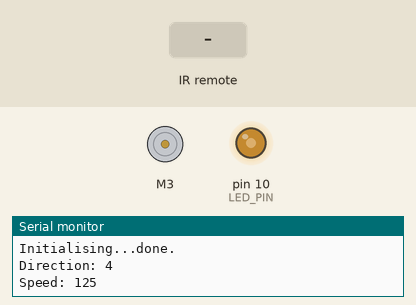
This sketch was run on a simulated Arduino Uno, built with avr-gcc and run on an emulated ATmega328P. On the bench: DC motor (green arrow = forward, orange = backward, longer = faster), output pins drawn as LEDs (lit = HIGH), the last lines printed to the serial monitor. Dashed ring = blinking. Inputs (shaded band) come from the test bench.

Above: at 1.4 s.
1.5 s: infrared code 0xC10 received
At 1.95 s:
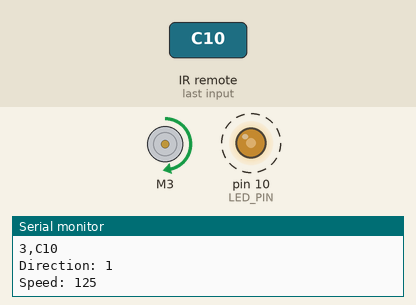
4.5 s: infrared code 0x810 received
At 4.95 s:
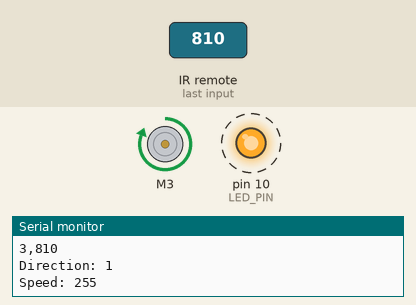
7.5 s: infrared code 0x410 received
At 7.8 s:
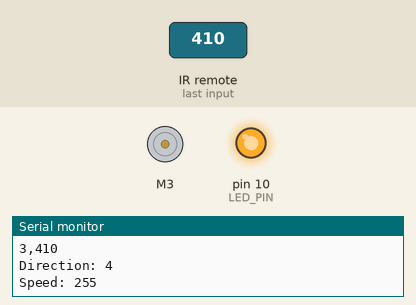
9.0 s: infrared code 0x210 received
At 9.46 s:
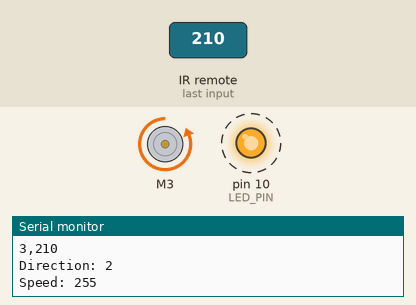
Timing chart, 0 to 13.0 s (numbered marks = the images above; inputs shaded):
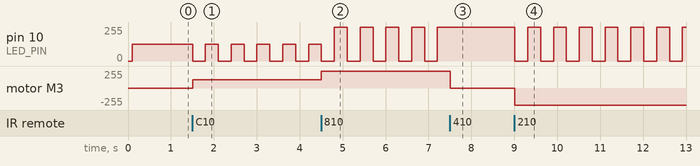

Measured:
- after the input at 1.5 s, pin 10 (LED_PIN): alternates 125/255 for 0.30 s and 0/255 for 0.30 s, starting at once; motor M3: stopped → forward 125/255 at once
- after the input at 4.5 s, motor M3: forward 125/255 → forward 255/255 at once
- after the input at 7.5 s, pin 10 (LED_PIN): stops changing and stays 255/255; motor M3: forward 255/255 → stopped at once
- after the input at 9.0 s, pin 10 (LED_PIN): alternates 255/255 for 0.30 s and 0/255 for 0.30 s, starting at once; motor M3: stopped → backward 255/255 at once

The sketch:

tank.ino
```cpp
/*
IR sensor

left A0
central 5V
right GROUND

LED (13) 10
 */

#include <IRremote.h>
#include <Adafruit_MotorShield.h>
#include <andsoft.h>

const int IR_PIN = A0;
const int LED_PIN = 10;

int speed = 125;
uint8_t direction = RELEASE;

IRrecv irrecv(IR_PIN);
decode_results results;

Adafruit_MotorShield AFMS = Adafruit_MotorShield();
Adafruit_DCMotor *motor = AFMS.getMotor(3);

AndSoft::LED led(LED_PIN, speed);

const unsigned long periods[] = {300, 300};

void execute()
{
  led.setHigh(speed);

  if (direction == RELEASE)
  {
    // fix light when not moving
    led.on();
  }
  else
  {
    // flashing light when moving
    led.flash(periods, 2, false);
  }

  motor->setSpeed(speed);
  motor->run(direction);

  Serial.print("Direction: ");
  Serial.println(direction);
  Serial.print("Speed: ");
  Serial.println(speed);
}

void setup()
{
  Serial.begin(9600);
  Serial.println("Arduino TANK 1.0.");
  Serial.print("Initialising...");

  irrecv.enableIRIn();
  led.setup();
  AFMS.begin();

  Serial.println("done.");
  delay(100);

  execute();
  delay(100);
}

void loop()
{
  if (irrecv.decode(&results))
  {
    Serial.print(results.decode_type);
    Serial.print(",");

    const unsigned long value = results.value;
    Serial.println(value, HEX);

    switch (value)
    {
    case 0x10: // 1
      speed = 0;
      break;
    case 0x810: // 2
      speed = 255;
      break;
    case 0x410: // 3
      direction = RELEASE;
      break;
    case 0xC10: // 4
      direction = FORWARD;
      break;
    case 0x210: // 5
      direction = BACKWARD;
      break;
    case 0x90: // P+
      speed += 5;
      break;
    case 0x890: // P-
      speed -= 5;
      break;
    }
    speed = min(255, max(speed, 0));

    execute();

    irrecv.resume();
  }

  led.loop();
  delay(100);
}

// Local Variables:
// mode: c++
// End:
```
